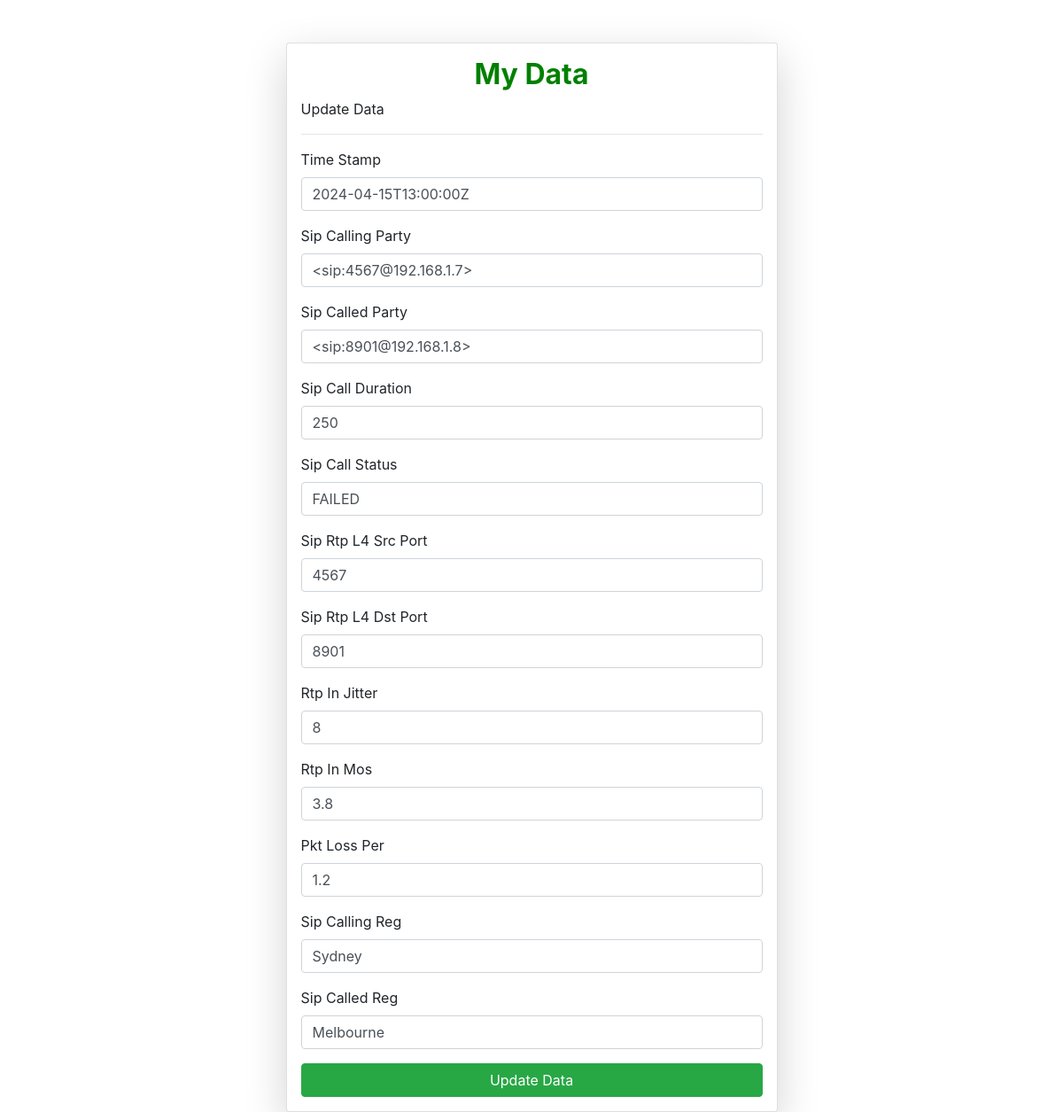
Screenshot of /update_book/42 with the database file from the repository.
### book/models.py (models this page shows)
class Book(models.Model):
    time_stamp = models.CharField(max_length=100)
    sip_calling_party = models.CharField(max_length=100)
    sip_called_party = models.CharField(max_length=100)
    sip_call_duration = models.IntegerField()
    sip_call_status = models.CharField(max_length=100)
    sip_rtp_l4_src_port = models.IntegerField()
    sip_rtp_l4_dst_port = models.IntegerField()
    rtp_in_jitter = models.IntegerField()
    rtp_in_mos = models.DecimalField(max_digits=6, decimal_places=1)
    pkt_loss_per = models.DecimalField(max_digits=6, decimal_places=1)
    sip_calling_reg = models.CharField(max_length=100)
    sip_called_reg = models.CharField(max_length=100)

### book/views.py (the view, shortened to what this page needs)
# urls.py: path('update_book/<id>', update_book, name='update_book'),
def update_book(request, id):
    queryset = Book.objects.get(id=id)
    context = {'book': queryset}
    return render(request, 'update_book.html', context)

### book/templates/update_book.html (shortened to what this page needs)
{% extends "base.html" %} {% block start %}
<link
  href="https://maxcdn.bootstrapcdn.com/bootstrap/4.5.2/css/bootstrap.min.css"
  rel="stylesheet"
/>
<div class="container mt-5">
  <form
    class="col-6 mx-auto card p-3 shadow-lg"
    method="post"
    enctype="multipart/form-data"
  >
    <h2 class="text text-center">My Data</h2>
    <h>Update Data</h>
    <hr />
    <div class="form-group">
      <label for="timestamp">Time Stamp</label>
      <input
        name="timestamp"
        value="{{book.time_stamp}}"
        type="text"
        class="form-control"
      />
    </div>
    <div class="form-group">
      <label for="sipcallingparty">Sip Calling Party</label>
      <input
        name="sipcallingparty"
        value="{{book.sip_calling_party}}"
        type="text"
        class="form-control"
      />
    </div>
    <div class="form-group">
      <label for="sipcalledparty">Sip Called Party</label>
      <input
        name="sipcalledparty"
        value="{{book.sip_called_party}}"
        type="text"
        class="form-control"
      />
    </div>
    <div class="form-group">
      <label for="sipcallduration">Sip Call Duration</label>
      <input
        name="sipcallduration"
        value="{{book.sip_call_duration}}"
        type="text"
        class="form-control"
      />
    </div>
    <div class="form-group">
      <label for="sipcallstatus">Sip Call Status</label>
      <input
        name="sipcallstatus"
        value="{{book.sip_call_status}}"
        type="text"
        class="form-control"
      />
    </div>
    <div class="form-group">
      <label for="siprtpl4srcport">Sip Rtp L4 Src Port</label>
      <input
        name="siprtpl4srcport"
        value="{{book.sip_rtp_l4_src_port}}"
        type="text"
        class="form-control"
      />
    </div>
    <div class="form-group">
      <label for="siprtpl4dstport">Sip Rtp L4 Dst Port</label>
      <input
        name="siprtpl4dstport"
        value="{{book.sip_rtp_l4_dst_port}}"
        type="text"
        class="form-control"
      />
    </div>
    <div class="form-group">
      <label for="rtpinjitter">Rtp In Jitter</label>
      <input
        name="rtpinjitter"
        value="{{book.rtp_in_jitter}}"
        type="text"
        class="form-control"
      />
    </div>
    <div class="form-group">
      <label for="rtpinmos">Rtp In Mos</label>
      <input
        name="rtpinmos"
        value="{{book.rtp_in_mos}}"
        type="text"
        class="form-control"
      />
    </div>
    <div class="form-group">
      <label for="pktlossper">Pkt Loss Per</label>
      <input
        name="pktlossper"
        value="{{book.pkt_loss_per}}"
        type="text"
        class="form-control"
      />
    </div>
    <div class="form-group">
      <label for="sipcallingreg">Sip Calling Reg</label>
      <input
        name="sipcallingreg"
        value="{{book.sip_calling_reg}}"
        type="text"
        class="form-control"
      />
    </div>
    <div class="form-group">
      <label for="sipcalledreg">Sip Called Reg</label>
      <input
        name="sipcalledreg"
        value="{{book.sip_called_reg}}"
        type="text"
        class="form-control"
      />
    </div>
    <button type="submit" class="btn btn-success">Update Data</button>
  </form>
</div>
{% endblock %}

### book/templates/update_book.html (style rules this page uses)
.text { color: green; font-weight: bold; }

### rows the page displays
Book: timestamp "2024-04-15T13:00:00Z", sipcallingparty "<sip:4567@192.168.1.7>", sipcalledparty "<sip:8901@192.168.1.8>", sipcallduration "250", sipcallstatus "FAILED", siprtpl4srcport "4567", siprtpl4dstport "8901", rtpinjitter "8", rtpinmos "3.8", pktlossper "1.2", sipcallingreg "Sydney", sipcalledreg "Melbourne"
